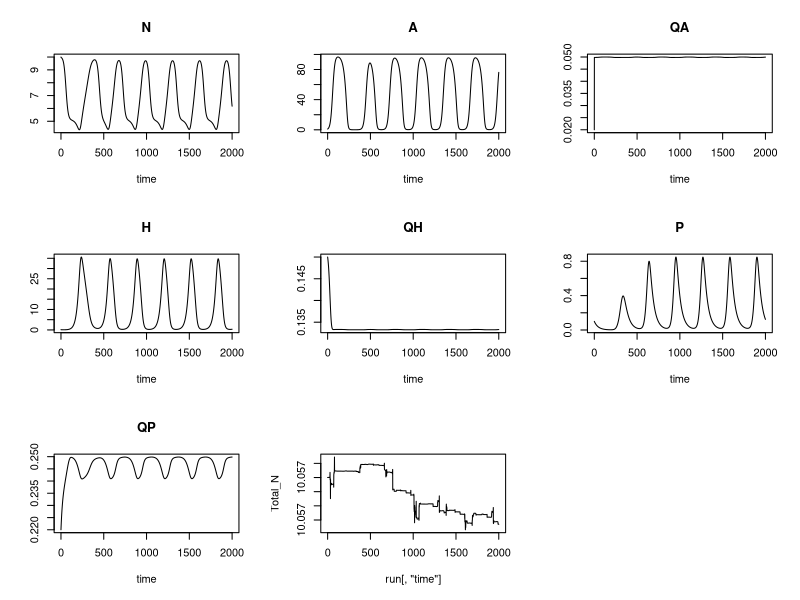
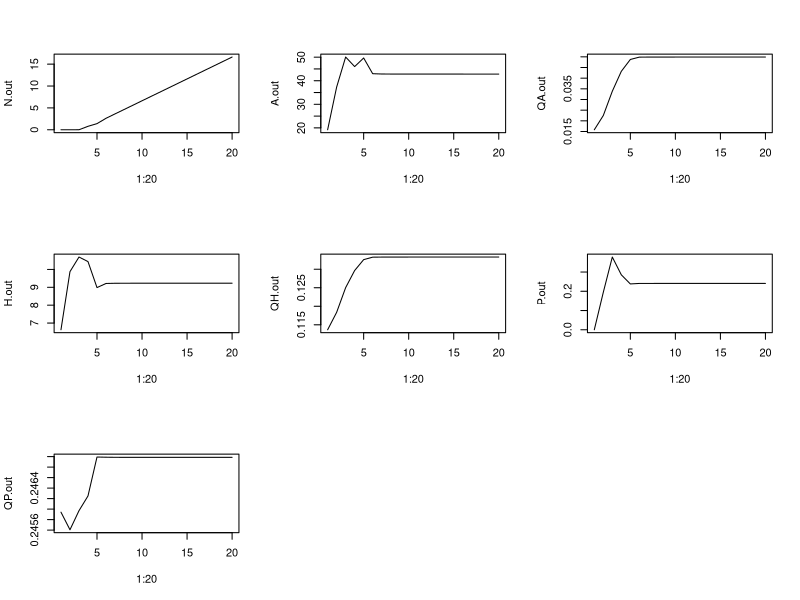

These figures' R source, in order:
library(deSolve)

Worm_stoich<-function (t, y, parameters){  
  N = y[1]; A = y[2]; QA = y[3]; H = y[4]; QH = y[5]; P = y[6]; QP = y[7]
  with(    
    as.list(parameters),
    {  

      # Assimilation efficiencies
      e_A = (QAx - QA)/(QAx - QAn) # nutrient assimilation efficiency of Autotrophs
      e_H = (QHx - QH)/(QHx - QHn) # nutrient assimilation efficiency of Herbivores
      e_P = (QPx - QP)/(QPx - QPn) # nutrient assimilation efficiency of Parasites
      
      # Probability of infection
      P_inf = ((sigma*f*H/(hA+A))/(dE + f*H/(hA+A)))

      dNdt = s - l*N - v*N/(hN + N)*e_A*A +
        dA*A*QA + dH*H*QH + (dH+alpha+dP)*P*QP  +  alpha*P*QH + alpha*P^2/H*(k+1)/k*QP +
        f*A*QA*H/(hA+A)*(1 - e_H) + f_p*P*H*QH*(1 - e_P)/(hH + H) #+
        #(1 -P_inf)*f_p*P*H*QP/(hH + H)*(1 - QPn/QP)

      dAdt = mu_A*(1-A/K)*(1 - QAn/QA)*A - dA*A - f*A*H/(hA + A)
      dQAdt = v*(N/(hN + N))*e_A - mu_A*(1-A/K)*(1 - QAn/QA)*QA
      
      dHdt = f*A*H/(hA + A)*(1 - QHn/QH) - dH*H - alpha*P - f_p*P*H/(hH + H)
      dQHdt = f*A*QA*e_H/(hA + A) - f*A/(hA + A)*(1 - QHn/QH)*QH 
      
      dPdt = P_inf*f_p*P*H/(hH + H)*(1 - QPn/QP) - (dH+alpha+dP)*P - alpha*P^2/H*(k+1)/k
      dQPdt = f_p*H*QH*e_P/(hH + H) - P_inf*f_p*H/(hH + H)*(1 - QPn/QP)*QP

      res = c(dNdt,dAdt,dQAdt,dHdt,dQHdt,dPdt, dQPdt) 
      list(res)
    } 
  )
}

params = c(# nutrient pars
  s = 0, l=0,
  # autotroph pars
  v = 1, mu_A=0.1, K=100, hN = 1, QAx = 0.05, QAn = 0.01, dA = 0.001, 
  # Host pars
  f =0.3, QHx = 0.2, QHn = 0.1, dH = 0.01, hA = 50,
  # Parasite pars
  f_p =1, hH = 10, QPx = 0.25, QPn = 0.20, dP = 0.01, dE = 0.1, sigma=0.9, 
  alpha = 0.001, k = 10)

inits = c(N = 10, A = 1, QA = 0.02, H = 0.1, QH = 0.15, P = 0.1, QP = 0.22)
run = lsoda(y = inits, times=0:2000, parms = params, func=Worm_stoich, atol=1e-9, rtol=1e-9)
plot(run)

Total_N = run[,"N"] + run[,"A"]*run[,"QA"] + run[,"H"]*run[,"QH"] + run[,"P"]*run[,"QP"]
var(Total_N)
plot(run[,"time"], Total_N, typ="l")


N.out = numeric()
A.out = numeric()
QA.out = numeric()
H.out = numeric()
QH.out = numeric()
P.out = numeric()
QP.out =  numeric()

ns = seq(from=0.0001, to=0.2, length.out = 100)
for (n in 1:20){
  inits["N"] = n
  output = lsoda(y = inits, times=0:2000, parms = params, func=Worm_stoich)
  N.out[n] = mean(output[1001:2001, 2])
  A.out[n] = mean(output[1001:2001, 3])
  QA.out[n] = mean(output[1001:2001, 4])
  H.out[n] = mean(output[1001:2001, 5])
  QH.out[n] = mean(output[1001:2001, 6])
  P.out[n] = mean(output[1001:2001, 7])
  QP.out[n] = mean(output[1001:2001, 8])
}
par(mfrow=c(3, 3))
plot(1:20, N.out, typ="l")
plot(1:20, A.out, typ="l")
plot(1:20, QA.out, typ="l")
plot(1:20, H.out, typ="l")
plot(1:20, QH.out, typ="l")
plot(1:20, P.out, typ="l")
plot(1:20, QP.out, typ="l")
